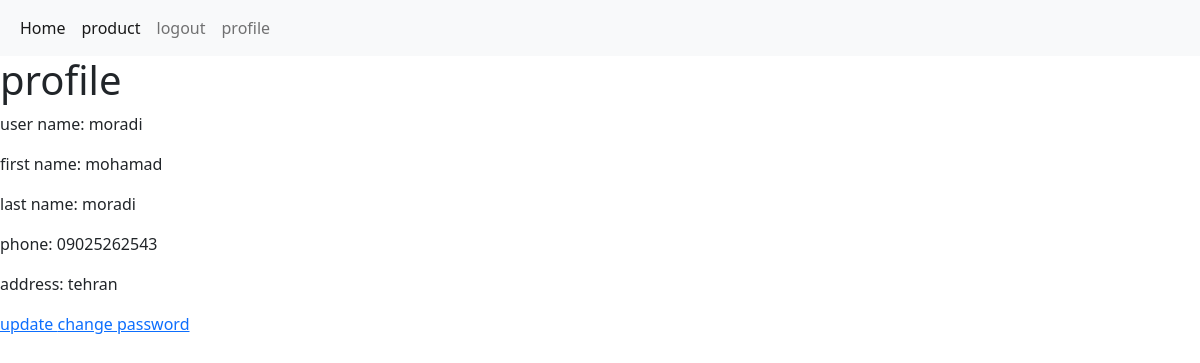
/accounts/profile/ (signed in), run on the app's committed database.
### accounts/models.py (models this page shows, shortened)
class Profile(models.Model):
    user = models.OneToOneField(User,on_delete = models.CASCADE)
    phone = PhoneField(null = True,blank = True)
    address = models.CharField(max_length = 50,null = True,blank = True)

### accounts/views.py (the view)
# urls.py: path('profile/',views.user_profile,name = 'profile'),
@login_required(login_url ='accounts:login')
def user_profile(request):
    profile = Profile.objects.get(user_id = request.user.id)
    return render(request,'accounts/profile.html',{'profile':profile})

### accounts/templates/accounts/profile.html (shortened to what this page needs)
{% extends 'main.html' %}
{% block body %}
<h1>profile</h1>
<p>user name: {{profile.user.username}}</p>
<p>first name: {{profile.user.first_name}}</p>
<p>last name: {{profile.user.last_name}}</p>
<p>phone: {{profile.phone}}</p>
<p>address: {{profile.address}}</p>
<a href="{% url 'accounts:update' %}">update </a>
<a href="{% url 'accounts:change' %}">change password </a>
{% endblock %}

### data on the page
Profile: user.username "moradi", user.first_name "mohamad", user.last_name "moradi", phone "09025262543", address "tehran"
